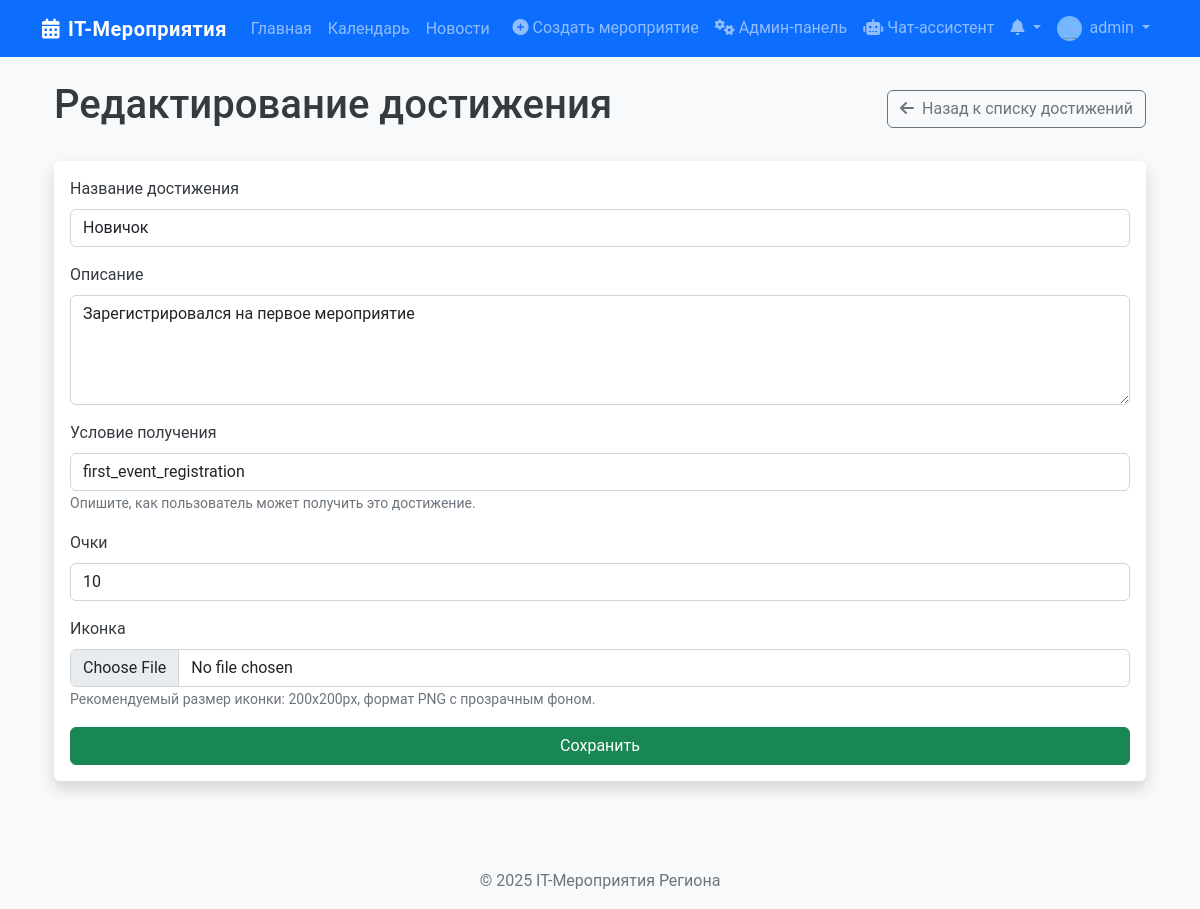
The page /admin/admin/achievements/1/edit (signed in) on the database its author committed.
### app/models/user.py (models this page shows, shortened)
class User(db.Model, UserMixin):
    id = db.Column(db.Integer, primary_key=True)
    username = db.Column(db.String(50), unique=True, nullable=False)
    email = db.Column(db.String(120), unique=True, nullable=False)
    password = db.Column(db.String(60), nullable=False)
    role = db.Column(db.String(20), default=UserRole.PARTICIPANT.value)
    profile_image = db.Column(db.String(20), default='default.jpg')
    created_at = db.Column(db.DateTime, default=datetime.utcnow)
    organized_events = db.relationship('Event', back_populates='organizer')
    applications = db.relationship('EventApplication', back_populates='user')
    achievements = db.relationship('Achievement', secondary=user_achievements,
                                   backref=db.backref('users', lazy='dynamic'))
    event_achievements = db.relationship('UserEventAchievement', back_populates='user')
    organizer_achievements = db.relationship('UserOrganizerAchievement', back_populates='user')
    def is_admin(self):
        return self.role == UserRole.ADMIN.value
    def is_organizer(self):
        return self.role == UserRole.ORGANIZER.value or self.role == UserRole.ADMIN.value

### app/models/achievement.py (models this page shows, shortened)
class Achievement(db.Model):
    id = db.Column(db.Integer, primary_key=True)
    name = db.Column(db.String(100), nullable=False)
    description = db.Column(db.Text, nullable=False)
    icon = db.Column(db.String(100), default='default_achievement.png')
    condition = db.Column(db.String(255))  # Условие получения (может быть описательным или кодом)
    points = db.Column(db.Integer, default=10)  # Количество очков за достижение
    created_at = db.Column(db.DateTime, default=datetime.utcnow)

### app/routes/admin.py (the view)
@admin.route('/admin/achievements/<int:achievement_id>/edit', methods=['GET', 'POST'])
@login_required
@admin_required
def edit_achievement(achievement_id):
    achievement = Achievement.query.get_or_404(achievement_id)
    form = AchievementForm()
    if form.validate_on_submit():
        achievement.name = form.name.data
        achievement.description = form.description.data
        achievement.condition = form.condition.data
        achievement.points = form.points.data
        if form.icon.data:
            achievement.icon = save_image(form.icon.data, 'achievement_icons')
        db.session.commit()
        flash('Достижение успешно обновлено', 'success')
        return redirect(url_for('admin.manage_achievements'))
    elif request.method == 'GET':
        form.name.data = achievement.name
        form.description.data = achievement.description
        form.condition.data = achievement.condition
        form.points.data = achievement.points
    return render_template('admin/create_achievement.html',
                          title='Редактирование достижения',
                          form=form,
                          legend='Редактирование достижения')

### app/utils/forms.py
class AchievementForm(FlaskForm):
    name = StringField('Название достижения', validators=[
        DataRequired(message='Это поле обязательно'),
        Length(max=100, message='Название не должно превышать 100 символов')
    ])
    description = TextAreaField('Описание', validators=[
        DataRequired(message='Это поле обязательно')
    ])
    condition = StringField('Условие получения', validators=[
        Length(max=255, message='Условие не должно превышать 255 символов')
    ])
    points = IntegerField('Очки', default=10, validators=[
        DataRequired(message='Это поле обязательно')
    ])
    icon = FileField('Иконка', validators=[
        FileAllowed(['jpg', 'png', 'jpeg', 'gif'], 'Только изображения!')
    ])
    submit = SubmitField('Сохранить')

### app/__init__.py (called while the page is built)
@login_manager.user_loader
def load_user(user_id):
    return User.query.get(int(user_id))

### app/utils/helpers.py (called while the page is built)
def admin_required(f):
    @wraps(f)
    def decorated_function(*args, **kwargs):
        if not current_user.is_admin():
            flash('У вас нет прав для доступа к этой странице', 'danger')
            return redirect(url_for('main.index'))
        return f(*args, **kwargs)
    return decorated_function

### app/templates/admin/create_achievement.html (shortened to what this page needs)
{% extends "layout/base.html" %}
{% block content %}
<div class="container">
    <div class="d-flex justify-content-between align-items-center mb-4">
        <h1>{{ legend }}</h1>
        <a href="{{ url_for('admin.manage_achievements') }}" class="btn btn-outline-secondary">
            <i class="fas fa-arrow-left me-1"></i> Назад к списку достижений
        </a>
    </div>
    <div class="card shadow">
        <div class="card-body">
            <form method="POST" enctype="multipart/form-data">
                <div class="mb-3">
                    {{ form.name.label(class="form-label") }}
                    {% if form.name.errors %}
                        {{ form.name(class="form-control is-invalid") }}
                        <div class="invalid-feedback">
                            {% for error in form.name.errors %}
                                {{ error }}
                            {% endfor %}
                        </div>
                    {% else %}
                        {{ form.name(class="form-control") }}
                    {% endif %}
                </div>
                <div class="mb-3">
                    {{ form.description.label(class="form-label") }}
                    {% if form.description.errors %}
                        {{ form.description(class="form-control is-invalid", rows=4) }}
                        <div class="invalid-feedback">
                            {% for error in form.description.errors %}
                                {{ error }}
                            {% endfor %}
                        </div>
                    {% else %}
                        {{ form.description(class="form-control", rows=4) }}
                    {% endif %}
                </div>
                <div class="mb-3">
                    {{ form.condition.label(class="form-label") }}
                    {% if form.condition.errors %}
                        {{ form.condition(class="form-control is-invalid") }}
                        <div class="invalid-feedback">
                            {% for error in form.condition.errors %}
                                {{ error }}
                            {% endfor %}
                        </div>
                    {% else %}
                        {{ form.condition(class="form-control") }}
                    {% endif %}
                    <small class="form-text text-muted">Опишите, как пользователь может получить это достижение.</small>
                </div>
                <div class="mb-3">
                    {{ form.points.label(class="form-label") }}
                    {% if form.points.errors %}
                        {{ form.points(class="form-control is-invalid") }}
                        <div class="invalid-feedback">
                            {% for error in form.points.errors %}
                                {{ error }}
                            {% endfor %}
                        </div>
                    {% else %}
                        {{ form.points(class="form-control") }}
                    {% endif %}
                </div>
                <div class="mb-3">
                    {{ form.icon.label(class="form-label") }}
                    {{ form.icon(class="form-control") }}
                    <small class="form-text text-muted">Рекомендуемый размер иконки: 200x200px, формат PNG с прозрачным фоном.</small>
                </div>
                <div class="d-grid">
                    {{ form.submit(class="btn btn-success") }}
                </div>
            </form>
        </div>
    </div>
</div>
{% endblock %}

### app/templates/layout/base.html (shortened to what this page needs)
<!DOCTYPE html>
<html lang="ru">
<head>
    <link href="https://cdn.jsdelivr.net/npm/bootstrap@5.2.3/dist/css/bootstrap.min.css" rel="stylesheet">
    <link rel="stylesheet" href="https://cdnjs.cloudflare.com/ajax/libs/font-awesome/6.1.1/css/all.min.css">
    <link rel="stylesheet" href="{{ url_for('static', filename='css/main.css') }}">
</head>
<body>
    <nav class="navbar navbar-expand-lg navbar-dark bg-primary sticky-top">
        <div class="container">
            <a class="navbar-brand" href="{{ url_for('main.index') }}">
                <i class="fas fa-calendar-alt me-2"></i>IT-Мероприятия
            </a>
            <div class="collapse navbar-collapse" id="navbarNavAltMarkup">
                <div class="navbar-nav">
                    <a class="nav-link" href="{{ url_for('main.index') }}">Главная</a>
                    <a class="nav-link" href="{{ url_for('main.calendar_view') }}">Календарь</a>
                    <a class="nav-link" href="{{ url_for('main.news_list') }}">Новости</a>
                </div>
                <div class="navbar-nav ms-auto">
                    {% if current_user.is_authenticated %}
                        {% if current_user.is_organizer() %}
                            <a class="nav-link" href="{{ url_for('events.create_event') }}">
                                <i class="fas fa-plus-circle me-1"></i>Создать мероприятие
                            </a>
                        {% endif %}
                        {% if current_user.is_admin() %}
                            <a class="nav-link" href="{{ url_for('admin.admin_dashboard') }}">
                                <i class="fas fa-cogs me-1"></i>Админ-панель
                            </a>
                        {% endif %}
                        {% if current_user.is_admin() or current_user.is_organizer() %}
                            <a class="nav-link" href="{{ url_for('chatbot.chatbot_page') }}">
                                <i class="fas fa-robot me-1"></i>Чат-ассистент
                            </a>
                        {% endif %}
                        <div class="nav-item dropdown">
                            <a class="nav-link dropdown-toggle position-relative" href="#" id="notificationsDropdown" role="button" data-bs-toggle="dropdown">
                                <i class="fas fa-bell"></i>
                            </a>
                        </div>
                        <div class="nav-item dropdown">
                            <a class="nav-link dropdown-toggle" href="#" id="userDropdown" role="button" data-bs-toggle="dropdown">
                                <img src="{{ url_for('static', filename='img/profile_pics/' + current_user.profile_image) }}" alt="Аватар" class="rounded-circle me-1" style="width: 25px; height: 25px;">
                                {{ current_user.username }}
                            </a>
                        </div>
                    {% else %}
                        <a class="nav-link" href="{{ url_for('auth.login') }}">Вход</a>
                        <a class="nav-link" href="{{ url_for('auth.register') }}">Регистрация</a>
                    {% endif %}
                </div>
            </div>
        </div>
    </nav>
    <main class="container my-4">
        {% block content %}{% endblock %}
    </main>
    <footer class="footer bg-light py-3 mt-5">
        <div class="container text-center">
            <span class="text-muted">© 2025 IT-Мероприятия Региона</span>
        </div>
    </footer>
</body>
</html>

### app/static/css/main.css (style rules this page uses)
body { font-family: 'Roboto', sans-serif; background-color: #f8f9fa; color: #343a40; min-height: 100vh; display: flex; flex-direction: column; }
main { flex: 1; }
.footer { margin-top: auto; }
.navbar-brand { font-weight: 700; letter-spacing: 0.5px; }
.card { border: none; transition: transform 0.3s, box-shadow 0.3s; }

### rows shown on the page
User: profile_image (placeholder picture), username "admin"
Achievement: name "Новичок", description "Зарегистрировался на первое мероприятие", condition "first_event_registration", points "10"

### other values the page prints
{{ legend }} "Редактирование достижения"
